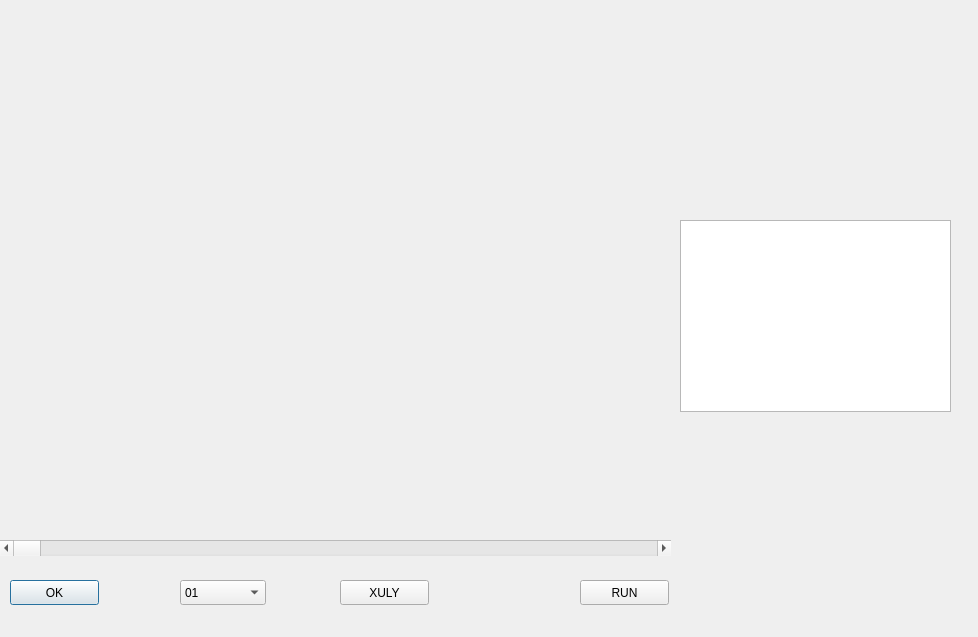
<?xml version="1.0" encoding="UTF-8"?>
<ui version="4.0">
 <class>Dialog_OCR</class>
 <widget class="QDialog" name="Dialog_OCR">
  <property name="geometry">
   <rect>
    <x>0</x>
    <y>0</y>
    <width>978</width>
    <height>637</height>
   </rect>
  </property>
  <property name="windowTitle">
   <string>Dialog</string>
  </property>
  <widget class="QWidget" name="horizontalLayoutWidget">
   <property name="geometry">
    <rect>
     <x>0</x>
     <y>10</y>
     <width>671</width>
     <height>521</height>
    </rect>
   </property>
   <layout class="QHBoxLayout" name="horizontalLayout">
    <item>
     <widget class="QLabel" name="img_OCR_label">
      <property name="text">
       <string/>
      </property>
     </widget>
    </item>
   </layout>
  </widget>
  <widget class="QPushButton" name="OK_OCR_pushButton">
   <property name="geometry">
    <rect>
     <x>10</x>
     <y>580</y>
     <width>89</width>
     <height>25</height>
    </rect>
   </property>
   <property name="text">
    <string>OK</string>
   </property>
  </widget>
  <widget class="QComboBox" name="OCR_comboBox">
   <property name="geometry">
    <rect>
     <x>180</x>
     <y>580</y>
     <width>86</width>
     <height>25</height>
    </rect>
   </property>
   <item>
    <property name="text">
     <string>01</string>
    </property>
   </item>
   <item>
    <property name="text">
     <string>02</string>
    </property>
   </item>
   <item>
    <property name="text">
     <string>03</string>
    </property>
   </item>
   <item>
    <property name="text">
     <string>04</string>
    </property>
   </item>
  </widget>
  <widget class="QScrollBar" name="OCR_horizontalScrollBar">
   <property name="geometry">
    <rect>
     <x>0</x>
     <y>540</y>
     <width>671</width>
     <height>16</height>
    </rect>
   </property>
   <property name="maximum">
    <number>255</number>
   </property>
   <property name="orientation">
    <enum>Qt::Horizontal</enum>
   </property>
  </widget>
  <widget class="QPushButton" name="XuLy_OCR_pushButton">
   <property name="geometry">
    <rect>
     <x>340</x>
     <y>580</y>
     <width>89</width>
     <height>25</height>
    </rect>
   </property>
   <property name="text">
    <string>XULY</string>
   </property>
  </widget>
  <widget class="QPushButton" name="OCR_Run_pushButton">
   <property name="geometry">
    <rect>
     <x>580</x>
     <y>580</y>
     <width>89</width>
     <height>25</height>
    </rect>
   </property>
   <property name="text">
    <string>RUN</string>
   </property>
  </widget>
  <widget class="QTableWidget" name="OCR_tableWidget">
   <property name="geometry">
    <rect>
     <x>680</x>
     <y>220</y>
     <width>271</width>
     <height>192</height>
    </rect>
   </property>
  </widget>
 </widget>
 <resources/>
 <connections/>
</ui>
